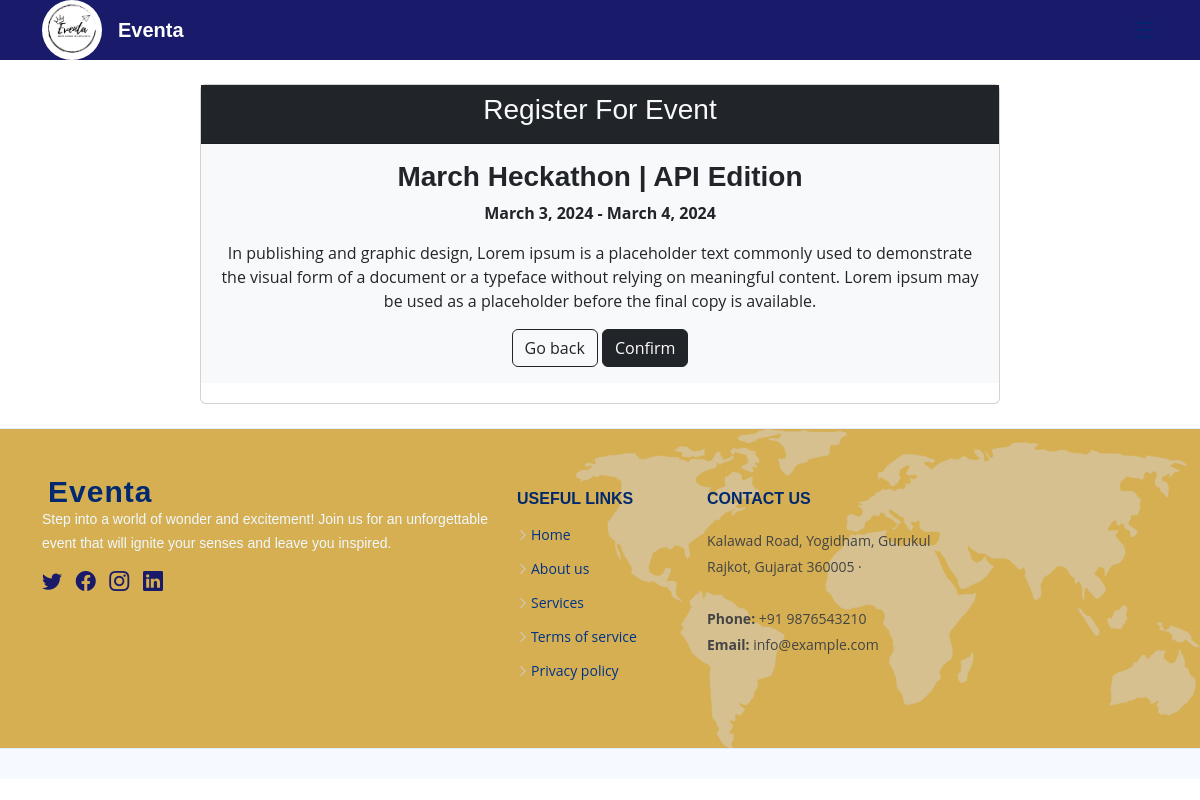
The app's page /event-confirmation/1/ (signed in) with its own data.
### event/models.py (models this page shows, shortened)
class Event(models.Model):
    category = models.ForeignKey(EventCategory, on_delete=models.CASCADE)
    name = models.CharField(max_length=255, unique=True)
    uid = models.PositiveIntegerField(unique=True)
    description = models.TextField()
    image = models.ImageField(upload_to='event_category/', null=True, blank=True)
    select_scheduled_status = (
        ('yet to scheduled', 'Yet to Scheduled'),
        ('scheduled', 'Scheduled')
    )
    scheduled_status = models.CharField(max_length=25, choices=select_scheduled_status)
    venue = models.CharField(max_length=255)
    start_date = models.DateField()
    end_date = models.DateField()
    created_user = models.ForeignKey(User, on_delete=models.CASCADE, blank=True, null=True,
                                     related_name='event_created_user')
    updated_user = models.ForeignKey(User, on_delete=models.CASCADE, blank=True, null=True,
                                     related_name='event_updated_user')
    created_date = models.DateField(auto_now_add=True)
    updated_date = models.DateField(auto_now_add=True)
    status_choice = (
        ('disabled', 'Disabled'),
        ('active', 'Active'),
        ('deleted', 'Deleted'),
        ('time out', 'Time Out'),
        ('completed', 'Completed'),
        ('cancel', 'Cancel'),
    )
    status = models.CharField(choices=status_choice, max_length=10)
    participants = models.ManyToManyField(User, blank=True, related_name='events')

### event/views.py (the view)
# urls.py: path('event-confirmation/<int:pk>/', views.event_confirmation, name='event-confirmation'),
@login_required(login_url='login/')
def event_confirmation(request, pk):
    event = Event.objects.get(id=pk)
    if request.method == "POST":
        user = event.participants.add(request.user)
        eventmembers = EventMember(event=event, user=request.user)
        eventmembers.save()
        return redirect('event', pk=event.id)
    context = {'event': event}
    return render(request, 'event_confirmation.html', context)

### event/templates/event_confirmation.html (shortened to what this page needs)
{% extends 'base.html' %}
{% block content %}
{% if event.status == 'active' %}
<div class="container">
    <div class="card mx-auto my-4" style="width:50rem;height:20rem;">
        <form method="POST">
            <div class="card-header bg-dark">
                <h3 class="text-center text-light">Register For Event</h3>
            </div>
            <div class="card-body text-center bg-light">
                <h3 class="text-center fw-bold">{{event.name}}</h3>
                <p class="text-center fw-bold">{{event.start_date}} - {{event.end_date}}</p>
                <p>{{event.description}}</p>
                 <a href="{% url 'event' event.id %}" class="btn btn-outline-dark">Go back</a>
                <input type="submit" value="Confirm" class="btn btn-dark">
            </div>
        </form>
    </div>
</div>
{% else %}
<h3 class="text-center">Registration has been closed</h3>
{% endif %}
{% endblock content %}

### event/static/assets/css/style.css (style rules this page uses)
:root { scroll-behavior: smooth; }
body { font-family: "Open Sans", sans-serif; color: #444444; }
a { color: #4154f1; text-decoration: none; }
h1, h2, h3, h4, h5, h6 { font-family: "Nunito", sans-serif; }

### records on screen
Event: name "March Heckathon | API Edition", start_date "March 3, 2024", end_date "March 4, 2024", description "In publishing and graphic design, Lorem ipsum is a placeholder text commonly used to demonstrate the visual form of a document or a typeface without relying on meaningful content. Lorem ipsum may be used as a placeholder before the final copy is available."
